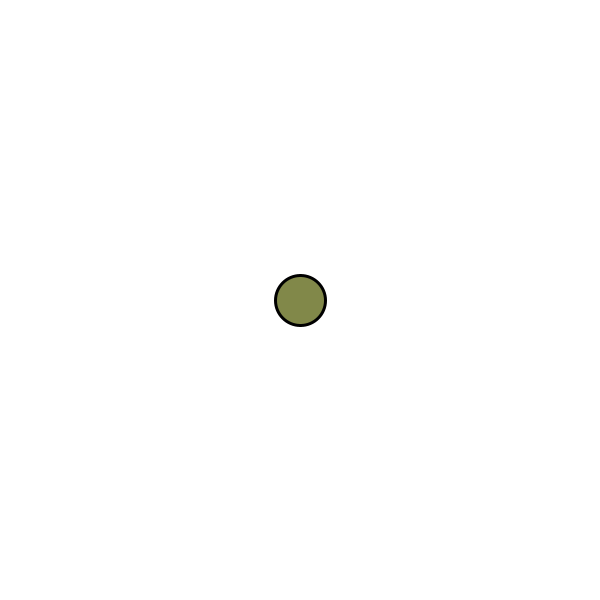
Frame 1 (no input)
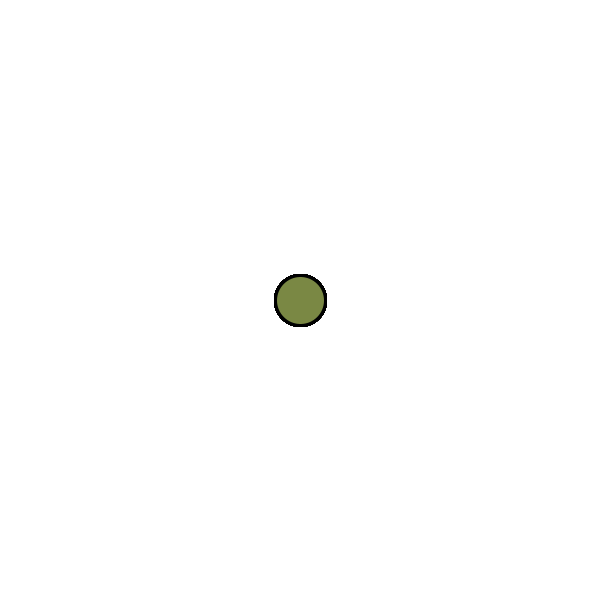
Frame 60 (the mouse pressed at the canvas centre just before this capture)
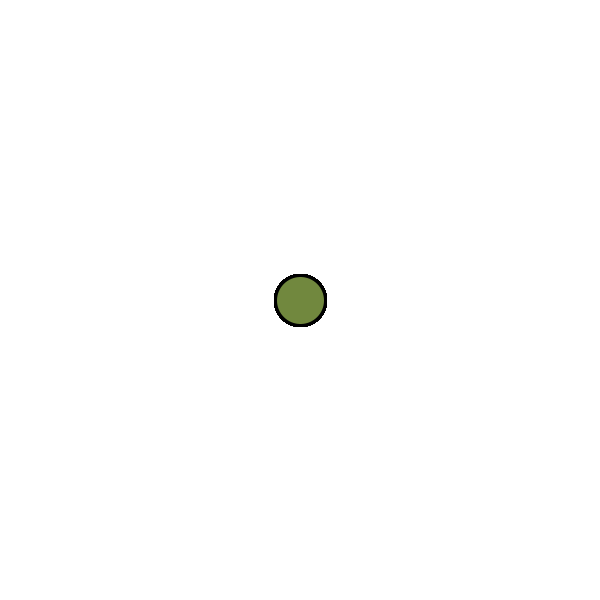
Frame 120 (the mouse held since frame 60 and released just before this capture)

The Processing sketch that drew these frames (run headless with seeded random() and noise(); from frame 60 on, the mouse is pressed at the canvas centre):

// Processing sketch: sketch_240611a
// ── sketch_240611a.pde
float ballX;
float ballY;
float ballSize;
boolean isInc;

void setup() {
  size(600, 600);
  background(255);
  
  strokeWeight(3);
  colorMode(HSB, 360, 100, 100);
  
  ballX = width/2;
  ballY = height/2;
  ballSize = 50;
  isInc = true;
}

void keyPressed() {
  if (isInc) {
    ballSize = ballSize + 1;
  } else {
    ballSize = ballSize - 1;
  }
  
  if (isInc && ballSize == 200) {
    isInc = false;
  }
  
  if (!isInc && ballSize == 50) {
    isInc = true;
  }
  
  if (keyCode == LEFT) {
    ballX = ballX - 10;
    if (ballX - ballSize/2 < 0) {
      ballX = width - ballSize/2;
    }
  } else if (keyCode == RIGHT) {
    ballX = ballX + 10;
    if (ballX + ballSize/2 > width) {
      ballX = ballSize / 2;
    }
  } else if (keyCode == UP) {
    ballY = ballY - 10;
    if (ballY - ballSize/2 < 0) {
      ballY = height - ballSize/2;
    }
  } else if (keyCode == DOWN) {
    ballY = ballY + 10;
    if (ballY + ballSize/2 > height) {
      ballY = ballSize / 2;
    }
  }
}

void mouseClicked() {
  background(255);
  ballX = width/2;
  ballY = height/2;
  ballSize = 50;
}

void draw() {
  fill(
    map(second(), 0, 60, 0, 360),
    map(second(), 0, 24, 0, 100),
    map(minute(), 0, 60, 0, 100)
  );
  ellipse(ballX, ballY, ballSize, ballSize);
}
